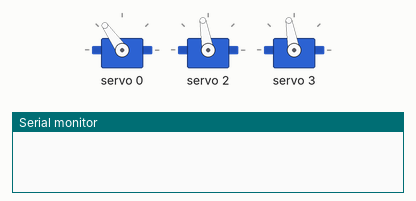
Recording of a sketch running on a simulated Arduino Uno, built with avr-gcc and run on an emulated ATmega328P. Shown: 3 × servo, the last lines printed to the serial monitor.

Above: at 0.05 s.
At 0.8 s:
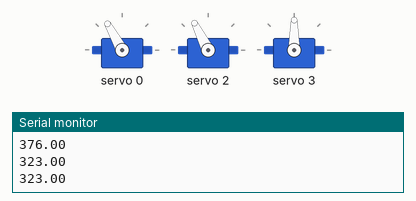
At 1.15 s:
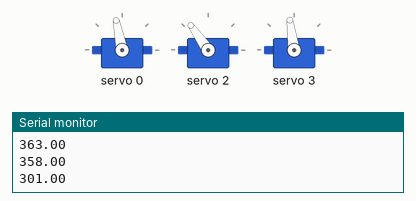
At 1.55 s:
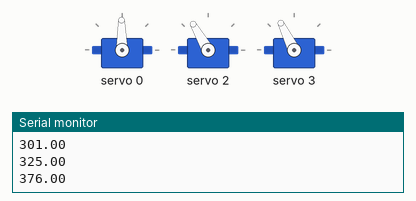
At 2.3 s:
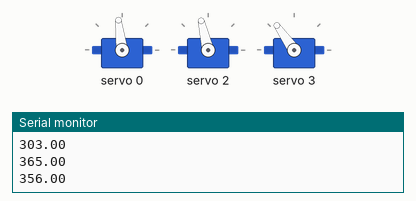
At 3.05 s:
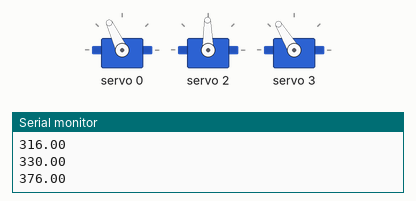
Timing chart, 0 to 8.1 s (numbered marks = the images above):
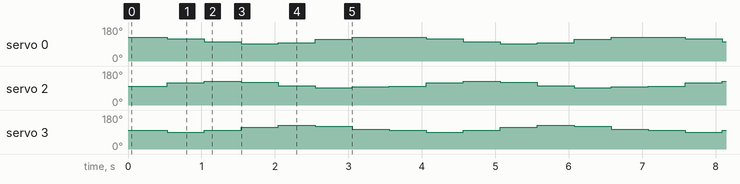

Measured:
- by itself, servo 0: repeats every 3.5 s: 101° 0.50 s, 91° 0.50 s, 97° 0.50 s, 115° 0.50 s, 125° 1.0 s, 119° 0.50 s
- by itself, servo 2: repeats every 3.5 s: 125° 0.50 s, 120° 0.50 s, 103° 0.50 s, 91° 0.50 s, 96° 0.50 s, 100° 0.50 s, 117° 0.50 s
- by itself, servo 3: repeats every 3.5 s: 98° 0.50 s, 116° 0.50 s, 125° 0.50 s, 121° 0.50 s, 105° 0.50 s, 100° 0.50 s, 90° 0.50 s

The sketch:

delta_circle3loop.ino
```cpp
#include <Wire.h>
#include <Adafruit_PWMServoDriver.h>
#include <math.h>

Adafruit_PWMServoDriver srituhobby = Adafruit_PWMServoDriver();

#define servoMIN 130
#define servoMAX 530
// servolarin 0 derece oldugu konum 270 pwm olarak elle hesaplandi
// boylece servomin ve servomax acilarini -63 ve servomaxi 117 olarak hesapladik

int servo1 = 0;
int servo2 = 2;
int servo3 = 3;

//int ii = 450;

// circle variables
float rc = 40; // radius of the circle
float tt = 1; // time step
float b0 = 100, b1 = 110, b2 = 196, b7 = 42, h0 = 500, h7 = 0; // dimensions of robot
const int numPoints = 7; // number of points on the circle
//float numPoints = 2 * M_PI / tt; // number of points on the circle
float teta[numPoints]; // angle
float p[3][numPoints]; // position

float beta[3] = {0, 2*M_PI/3, -2*M_PI/3};
float u1[3] = {1, 0, 0}, u2[3] = {0, 1, 0}, u3[3] = {0, 0, 1}; // unit vectors
float phi_k[3], Yk[3];
float th_k[3][numPoints];
float th_k0[3];
float theta_1[numPoints] , theta_2[numPoints], theta_3[numPoints];
float theta1 , theta2, theta3;
float rk[3][numPoints];
float rk1, rk2, rk3;
float anglesin, anglecos;
float Fk;
float sigma1 = 1, sigma2 = -1;
int count = 0;

void setup() {
  Serial.begin(9600);
  srituhobby.begin();
  srituhobby.setPWMFreq(50);

  //Inverse kinematics
  // Calculate the circle points
  for (int in = 0; in < numPoints; in++) {
    teta[in] = -M_PI + in * tt;
    p[0][in] = rc * cos(teta[in]);
    p[1][in] = rc * sin(teta[in]);
    p[2][in] = 320;

  for (int i = 0; i < 3; i++) {
    float Rot3b[3][3] = {cos(-beta[i]), -sin(-beta[i]), 0, sin(-beta[i]), cos(-beta[i]), 0, 0, 0, 1};

    for (int j = 0; j < 3; j++) {
      rk[j][in] = Rot3b[j][0]*p[0][in] + Rot3b[j][1]*p[1][in] + Rot3b[j][2]*p[2][in] - u1[j]*(b0-b7) - u3[j]*(h0-h7);
    }

    rk1 = rk[0][in]*u1[0] + rk[1][in]*u1[1] + rk[2][in]*u1[2];
    rk2 = rk[0][in]*u2[0] + rk[1][in]*u2[1] + rk[2][in]*u2[2];
    rk3 = rk[0][in]*u3[0] + rk[1][in]*u3[1] + rk[2][in]*u3[2];

    anglesin = rk2;
    anglecos = sigma1*sqrt(pow(b2, 2) - pow(rk2, 2));
    phi_k[i] = atan2(anglesin, anglecos)*180/M_PI;

    Fk = (pow(rk1, 2) + pow(rk2, 2) + pow(rk3, 2) + pow(b1, 2) - pow(b2, 2))/(2*b1);

    th_k0[i] = -atan2(rk3, rk1)*180/M_PI;
    Yk[i]  = atan2(sqrt(pow(rk1 , 2) + pow(rk3 , 2) - pow(Fk , 2)), Fk )*180/M_PI;
    th_k[i][in] = th_k0[i] + sigma2*Yk[i];

    //thstr_k[i][in] = -atan2(sigma1*(rk3[in]+b1*sin(th_k[i][in]*M_PI/180)), sigma1*(rk1[in]-b1*cos(th_k[i][in]*M_PI/180)))*180/M_PI;
    //thprime_k[i][in] = thstr_k[i][in] - th_k[i][in];
    }
    theta_1[in] = map(th_k[0][in], -63, 117 ,servoMIN, servoMAX);
    theta_2[in] = map(th_k[1][in], -63, 117 ,servoMIN, servoMAX);
    theta_3[in] = map(th_k[2][in], -63, 117 ,servoMIN, servoMAX);
  }

  // Serial.print("theta 1 yeni:");
  // Serial.println(theta_1[0]);
  // Serial.print("theta 2 yeniii:");
  // Serial.println(theta_2[0]);
  // Serial.print("theta 3 yeniii:");
  // Serial.println(theta_3[0]);
  // Serial.println(th_k[0][0]);
  // Serial.println(th_k[1][0]);
  // Serial.println(th_k[2][0]);

}

void loop() {

  //if (count<6){
    for(int ix = 0; ix < 7; ix++) { //use numPoints instead of 8 later on

      srituhobby.setPWM(servo1, 0, theta_1[ix]);
      srituhobby.setPWM(servo2, 0, theta_2[ix]);
      srituhobby.setPWM(servo3, 0, theta_3[ix]);

      //Serial.println(th_k[0][ix]);
      //Serial.println(th_k[1][ix]);
      //Serial.println(th_k[2][ix]);
      delay(500); // remove the delay later on

      Serial.println(theta_1[ix]);
      Serial.println(theta_2[ix]);
      Serial.println(theta_3[ix]);

    }
//  count = count + 1;
//  Serial.print("count of cycle is:");
//  Serial.println(count);
//  }
//  else {
//    exit(0);
//  }
}
```
